Frame 1 (no input): blank canvas, image omitted
Frame 60 (the mouse pressed at the canvas centre just before this capture): blank canvas, image omitted
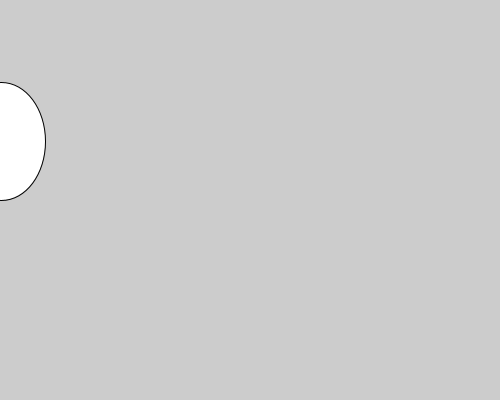
Frame 120 (the mouse held since frame 60 and released just before this capture)

The Processing sketch whose frames 1 and 60 were blank and that drew this single picture after the mouse press (run headless with seeded random() and noise(); from frame 60 on, the mouse is pressed at the canvas centre):

// Processing sketch: week08_6_bubble_balloon_part3
// ── week08_6_bubble_balloon_part3.pde
//week08_6_bubble_balloon_part3
void setup(){
  size(500, 400);
}
void draw(){
  background(204);
 for(int i=0; i<N; i++){
  ellipse(x[i],y[i]-s[i]/2, s[i]*0.75, s[i]);
  if(mousePressed && i==N-1) s[i] +=2;
if( (mousePressed == false || i!=N-1)&& y[i]>s[i]) y[i]-=2;
}
}
float [] x= new float[100];
float [] y= new float[100];
float [] s= new float[100];
int N=0;
void mousePressed(){
   x  [N] = mouseX;
   y [N] = mouseY;
   x  [N] =  1;
   N++;
}
